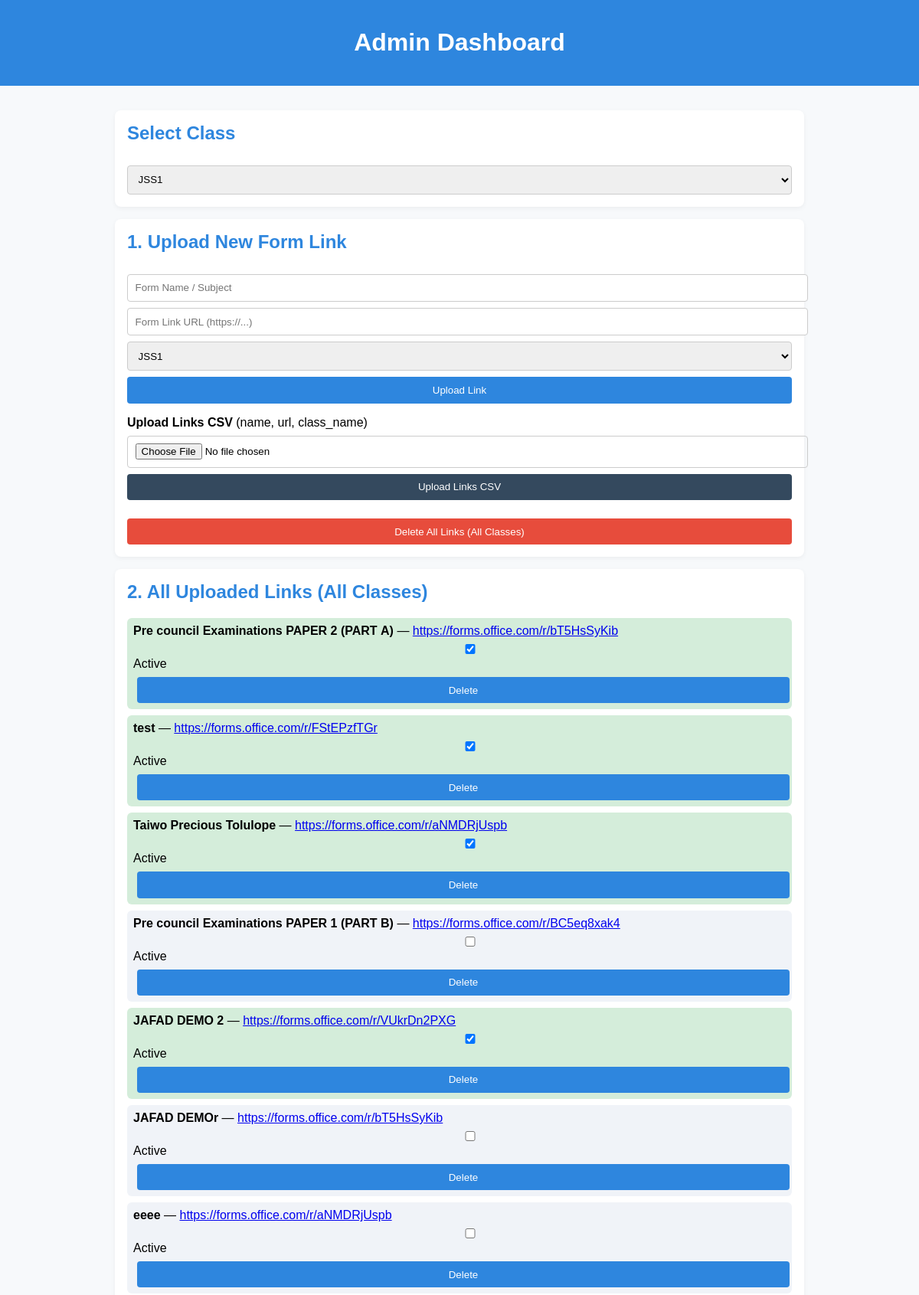
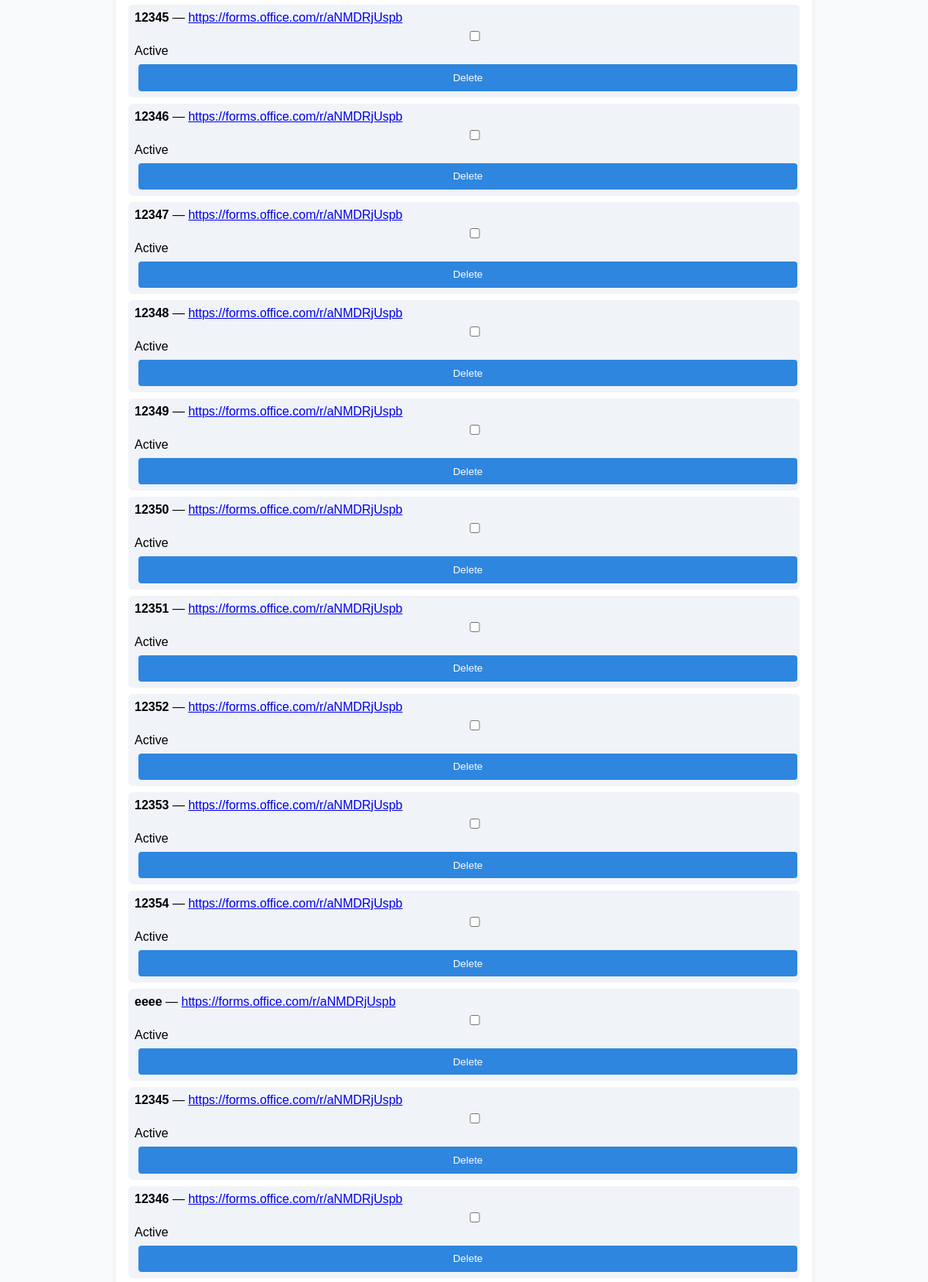
The app's page /admin/dashboard (signed in, upper part) with its own data (2 pictures, top to bottom).
### tables this page shows
CREATE TABLE links (
            id INTEGER PRIMARY KEY AUTOINCREMENT,
            name TEXT NOT NULL,
            url TEXT NOT NULL,
            class_name TEXT NOT NULL,
            is_active INTEGER DEFAULT 0
        );

### main.py (the view)
@app.get("/admin/dashboard", response_class=HTMLResponse)
def admin_dashboard(request: Request, class_name: Optional[str] = None, page: int = 1, link_page: int = 1):
    if not request.session.get("admin"):
        return RedirectResponse("/admin/login?msg=Please+login", status_code=303)
    conn = get_db_connection()
    if class_name:
        students = conn.execute(
            "SELECT * FROM students WHERE class_name = ?", (class_name,)
        ).fetchall()
        links = conn.execute(
            "SELECT * FROM links WHERE class_name = ?", (class_name,)
        ).fetchall()
    else:
        students = conn.execute("SELECT * FROM students").fetchall()
        links = conn.execute("SELECT * FROM links").fetchall()
    classes = [row["class_name"] for row in conn.execute("SELECT DISTINCT class_name FROM students").fetchall()]
    conn.close()
    return templates.TemplateResponse(
        "admin_dashboard.html",
        {
            "request": request,
            "students": students,
            "links": links,
            "selected_class": class_name,
            "classes": classes,
            "link_page": link_page,
            "total_link_pages": 1,          # ✅ Jinja expects this name
            "student_page": page,           # ✅ Match template variable
            "total_student_pages": 1        # ✅ Match template variable
        }
    )

### templates/admin_dashboard.html (shortened to what this page needs)
<!DOCTYPE html>
<html>
<head>
</head>
<body>
  <div class="header">
    <h1>Admin Dashboard</h1>
  </div>
  <div class="container">
    <section>
      <h2>Select Class</h2>
      <form method="get" action="/admin/dashboard">
        <select name="class_name" onchange="this.form.submit()">
          {% if classes|length == 0 %}
            <option>No classes available</option>
          {% else %}
            {% for c in classes %}
              <option value="{{ c }}" {% if selected_class == c %}selected{% endif %}>{{ c }}</option>
            {% endfor %}
          {% endif %}
        </select>
      </form>
    </section>
    <section>
      <h2>1. Upload New Form Link</h2>
      <form method="post" action="/admin/upload_link">
        <input type="text" name="name" placeholder="Form Name / Subject" required>
        <input type="url" name="link" placeholder="Form Link URL (https://...)" required>
        <select name="class_name" required>
          {% for c in classes %}
            <option value="{{ c }}" {% if selected_class == c %}selected{% endif %}>{{ c }}</option>
          {% endfor %}
        </select>
        <button>Upload Link</button>
      </form>
      <form method="post" action="/admin/upload_links_csv" enctype="multipart/form-data" style="margin-top:1rem;">
        <label><b>Upload Links CSV</b> (name, url, class_name)</label>
        <input type="file" name="csv_file" accept=".csv" required>
        <button class="secondary">Upload Links CSV</button>
      </form>
      <form method="post" action="/admin/delete_all_links" style="margin-top:1rem;" onsubmit="return confirm('Delete all links for {{ selected_class or 'all classes' }}?');">
        <button class="delete">Delete All Links ({{ selected_class or 'All Classes' }})</button>
      </form>
    </section>
    <section>
      <h2>2. All Uploaded Links ({{ selected_class or 'All Classes' }})</h2>
      {% if links|length == 0 %}
        <p>No links found.</p>
      {% else %}
        <ul>
          {% for link in links %}
            <li class="{% if link['is_active'] == 1 %}active-link{% endif %}">
              <b>{{ link['name'] }}</b> — <a href="{{ link['url'] }}" target="_blank">{{ link['url'] }}</a>
              <label style="margin-left:10px;">
                <input type="checkbox" class="toggle-link" data-id="{{ link['id'] }}" {% if link['is_active'] == 1 %}checked{% endif %}> Active
              </label>
              <button class="delete-link" data-id="{{ link['id'] }}" style="margin-left:5px;">Delete</button>
            </li>
          {% endfor %}
        </ul>
      {% endif %}
    </section>
  </div>
</body>
</html>

### templates/admin_dashboard.html (style rules this page uses)
body { font-family: Arial, sans-serif; background: #f7f9fb; margin: 0; }
.header { background: #2E86DE; color: white; text-align: center; padding: 1rem; }
.container { max-width: 900px; margin: auto; padding: 1rem; }
section { background: white; padding: 1rem; margin-top: 1rem; border-radius: 8px; box-shadow: 0 2px 6px rgba(0,0,0,0.05); }
h2 { color: #2E86DE; margin-top: 0; }
input, select, button { width: 100%; padding: 0.6rem; margin-top: 0.5rem; border-radius: 4px; border: 1px solid #ccc; }
button { background: #2E86DE; color: white; border: none; cursor: pointer; transition: 0.2s; }
button.delete { background: #e74c3c; }
button.secondary { background: #34495e; }
ul { list-style-type: none; padding: 0; }
li { margin-bottom: 8px; background: #f0f3f8; padding: 8px; border-radius: 6px; }
li.active-link { background: #d4edda; }

### records on screen
links: name "Pre council Examinations PAPER 2 (PART A)", url "https://forms.office.com/r/bT5HsSyKib", is_active "☑"
links: name "test", url "https://forms.office.com/r/FStEPzfTGr", is_active "☑"
links: name "Taiwo Precious Tolulope", url "https://forms.office.com/r/aNMDRjUspb", is_active "☑"
links: name "Pre council Examinations PAPER 1 (PART B)", url "https://forms.office.com/r/BC5eq8xak4"
links: name "JAFAD DEMO 2", url "https://forms.office.com/r/VUkrDn2PXG", is_active "☑"
links: name "JAFAD DEMOr", url "https://forms.office.com/r/bT5HsSyKib"
links: name "eeee", url "https://forms.office.com/r/aNMDRjUspb"
links: name "12345", url "https://forms.office.com/r/aNMDRjUspb"
links: name "12346", url "https://forms.office.com/r/aNMDRjUspb"
links: name "12347", url "https://forms.office.com/r/aNMDRjUspb"
links: name "12348", url "https://forms.office.com/r/aNMDRjUspb"
links: name "12349", url "https://forms.office.com/r/aNMDRjUspb"
links: name "12350", url "https://forms.office.com/r/aNMDRjUspb"
links: name "12351", url "https://forms.office.com/r/aNMDRjUspb"
links: name "12352", url "https://forms.office.com/r/aNMDRjUspb"
links: name "12353", url "https://forms.office.com/r/aNMDRjUspb"
links: name "12354", url "https://forms.office.com/r/aNMDRjUspb"
links: name "eeee", url "https://forms.office.com/r/aNMDRjUspb"
links: name "12345", url "https://forms.office.com/r/aNMDRjUspb"
links: name "12346", url "https://forms.office.com/r/aNMDRjUspb"

### other values on screen
{{ selected_class or 'All Classes' }} "All Classes"
form field class_name "JSS1"
